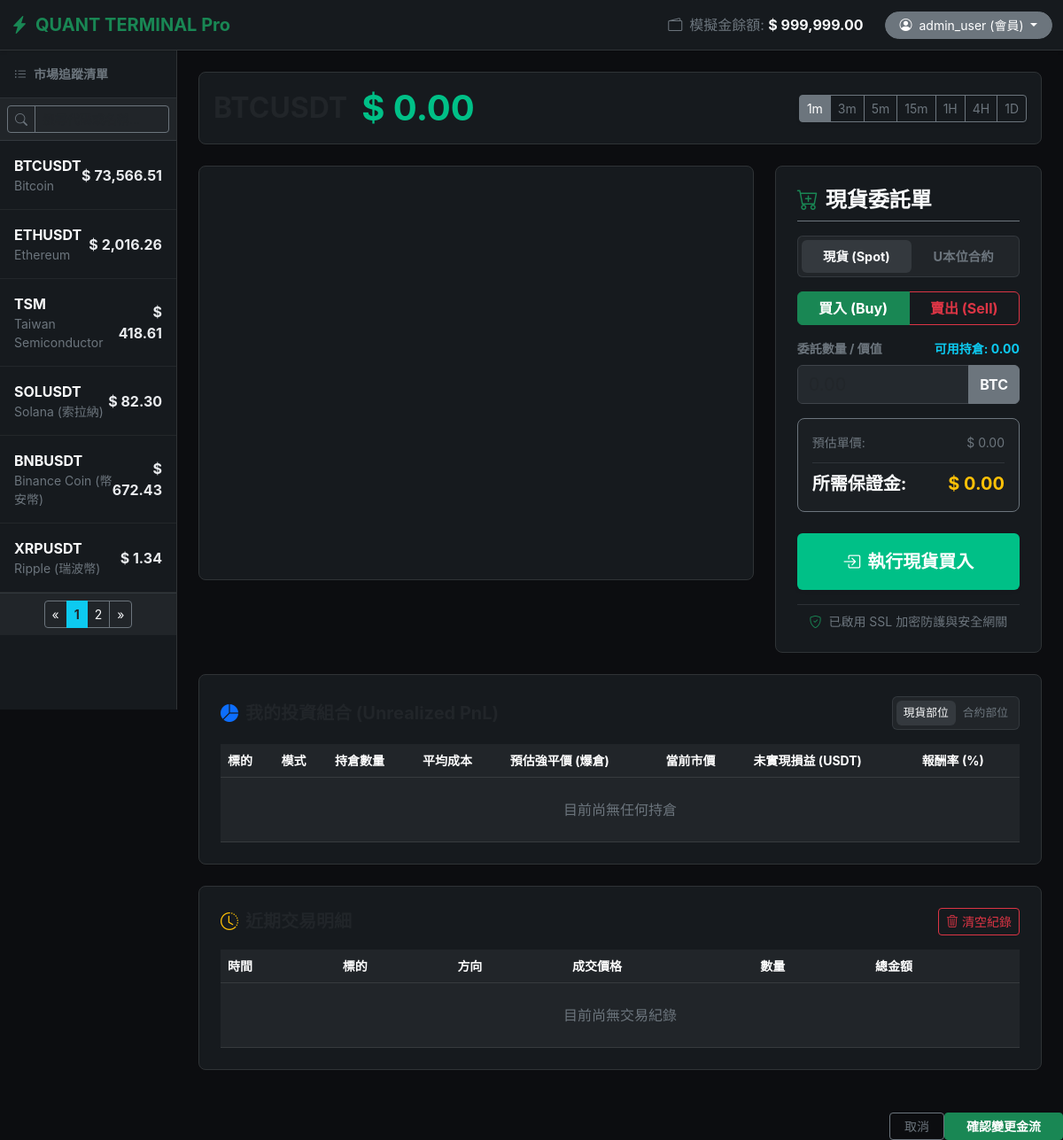
Page /index (signed in) on the committed database.
### tables this page shows
CREATE TABLE IF NOT EXISTS `Users` (
    `user_id` INT AUTO_INCREMENT PRIMARY KEY,
    `username` VARCHAR(50) NOT NULL UNIQUE,
    `email` VARCHAR(100) NOT NULL UNIQUE,
    `password` VARCHAR(255) NOT NULL,
    `role` ENUM('admin', 'member', 'guest') DEFAULT 'member',
    `balance` DECIMAL(18, 4) DEFAULT 100000.0000,
    `status` ENUM('active', 'suspended') DEFAULT 'active',
    `created_at` TIMESTAMP DEFAULT CURRENT_TIMESTAMP,
    `updated_at` TIMESTAMP DEFAULT CURRENT_TIMESTAMP ON UPDATE CURRENT_TIMESTAMP
);

CREATE TABLE IF NOT EXISTS `Assets` (
    `asset_id` INT AUTO_INCREMENT PRIMARY KEY,
    `symbol` VARCHAR(20) NOT NULL UNIQUE,
    `name` VARCHAR(100) NOT NULL,
    `current_price` DECIMAL(18, 8) NOT NULL DEFAULT 0.00000000,
    `status` ENUM('trading', 'delisted') DEFAULT 'trading',
    `last_updated` TIMESTAMP DEFAULT CURRENT_TIMESTAMP ON UPDATE CURRENT_TIMESTAMP
);

### index.php (the view, shortened to what this page needs)
<?php
$current_user_id = $_SESSION['user_id'];
try {
    $pdo = new PDO("mysql:host=$db_host;dbname=$db_name;charset=utf8mb4", $db_user, $db_pass);
    $pdo->setAttribute(PDO::ATTR_ERRMODE, PDO::ERRMODE_EXCEPTION);
} catch (PDOException $e) {
    die("資料庫連線失敗: " . $e->getMessage());
}
$stmt = $pdo->prepare("SELECT * FROM Users WHERE user_id = ?");
$stmt->execute([$current_user_id]);
$userInfo = $stmt->fetch(PDO::FETCH_ASSOC);
$search_keyword = isset($_GET['search']) ? trim($_GET['search']) : '';
$current_page = isset($_GET['page']) ? max(1, (int)$_GET['page']) : 1;
$items_per_page = 6;
$where_sql = "WHERE status = 'trading'";
$params = [];
$count_stmt = $pdo->prepare("SELECT COUNT(*) FROM Assets $where_sql");
$count_stmt->execute($params);
$total_assets = $count_stmt->fetchColumn();
$total_pages = ceil($total_assets / $items_per_page);
$offset = ($current_page - 1) * $items_per_page;
$assets_sql = "SELECT asset_id, symbol, name, current_price FROM Assets $where_sql ORDER BY asset_id ASC LIMIT $items_per_page OFFSET $offset";
$stmt = $pdo->prepare($assets_sql);
$stmt->execute($params);
$available_assets = $stmt->fetchAll(PDO::FETCH_ASSOC);
$stmt = $pdo->prepare("
    SELECT T.*, A.symbol
    FROM Transactions T
    JOIN Assets A ON T.asset_id = A.asset_id
    WHERE T.user_id = ?
    ORDER BY T.created_at DESC
    LIMIT 20
");
$stmt->execute([$current_user_id]);
$transactions = $stmt->fetchAll(PDO::FETCH_ASSOC);
$stmt = $pdo->prepare("
    SELECT P.asset_id, P.total_amount, P.avg_cost, P.trade_mode, P.liquidation_price, P.tp_price, P.sl_price, A.symbol, A.name, A.current_price
    FROM Portfolios P
    JOIN Assets A ON P.asset_id = A.asset_id
    WHERE P.user_id = ? AND P.total_amount > 0
");
$stmt->execute([$current_user_id]);
$active_portfolios = $stmt->fetchAll(PDO::FETCH_ASSOC);
?>
<!DOCTYPE html>
<html lang="zh-TW">
<head>
    <link href="https://cdn.jsdelivr.net/npm/bootstrap@5.3.0/dist/css/bootstrap.min.css" rel="stylesheet">
    <link href="https://cdn.jsdelivr.net/npm/bootstrap@5.3.0/dist/css/bootstrap.min.css" rel="stylesheet">
    <link rel="stylesheet" href="https://cdn.jsdelivr.net/npm/bootstrap-icons@1.11.0/font/bootstrap-icons.css">
</head>
<body>
    <nav class="navbar navbar-dark sticky-top shadow-sm py-2">
        <div class="container-fluid">
            <div class="d-flex align-items-center">
                <a class="navbar-brand d-flex align-items-center fw-bold text-success m-0" href="#">
                    <i class="bi bi-lightning-charge-fill me-2"></i> QUANT TERMINAL Pro
                </a>
            </div>
            <div class="d-flex align-items-center">
                <span class="me-4 text-secondary"><i class="bi bi-wallet2 me-2"></i>模擬金餘額: <strong class="text-light">$ <?= number_format($userInfo['balance'], 2) ?></strong></span>
                <div class="dropdown">
                    <button class="btn btn-secondary btn-sm dropdown-toggle rounded-pill px-3" type="button" data-bs-toggle="dropdown" aria-expanded="false">
                        <i class="bi bi-person-circle me-1"></i> <?= htmlspecialchars($userInfo['username']) ?> (會員)
                    </button>
                </div>
            </div>
        </div>
    </nav>
    <div class="container-fluid">
        <div class="row">
    <div class="col-md-3 col-lg-2 sidebar p-0">
    <div class="p-3 text-secondary small fw-bold border-bottom border-secondary border-opacity-25 d-flex justify-content-between align-items-center">
        <span><i class="bi bi-list-ul me-2"></i>市場追蹤清單</span>
    </div>
    <div class="p-2 border-bottom border-secondary border-opacity-25 bg-dark">
        <form method="GET" action="index" class="m-0">
            <div class="input-group input-group-sm">
                <span class="input-group-text bg-transparent border-secondary text-secondary"><i class="bi bi-search"></i></span>
                <input type="text" class="form-control bg-transparent border-secondary text-light" name="search" placeholder="搜尋代碼或名稱..." value="<?= htmlspecialchars($search_keyword) ?>">
            </div>
        </form>
    </div>
    <div class="list-group list-group-flush" id="asset-list">
        <?php if (empty($available_assets)): ?>
            <div class="p-4 text-center text-secondary small">
                <i class="bi bi-search d-block mb-2 fs-4 opacity-50"></i>
                找不到符合「<?= htmlspecialchars($search_keyword) ?>」的標的
            </div>
        <?php else: ?>
            <?php foreach ($available_assets as $asset): ?>
                <div class="asset-item p-3 d-flex justify-content-between align-items-center"
                     id="asset-<?= $asset['asset_id'] ?>"
                     data-id="<?= $asset['asset_id'] ?>"
                     data-symbol="<?= strtolower($asset['symbol']) ?>"
                     data-name="<?= $asset['name'] ?>"
                     onclick="selectAsset(<?= $asset['asset_id'] ?>)">
                    <div>
                        <div class="fw-bold text-light"><?= htmlspecialchars($asset['symbol']) ?></div>
                        <div class="text-secondary small"><?= htmlspecialchars($asset['name']) ?></div>
                    </div>
                    <div class="text-end">
                        <div class="fw-bold id-price" id="price-val-<?= $asset['asset_id'] ?>">$ <?= number_format($asset['current_price'], 2) ?></div>
                    </div>
                </div>
            <?php endforeach; ?>
        <?php endif; ?>
    </div>
    <?php if ($total_pages > 1): ?>
        <div class="p-2 border-top border-secondary border-opacity-25 bg-dark">
            <nav aria-label="Assets page navigation">
                <ul class="pagination pagination-sm justify-content-center m-0" data-bs-theme="dark">
                    <li class="page-item <?= ($current_page <= 1) ? 'disabled' : '' ?>">
                        <a class="page-link bg-transparent border-secondary text-light" href="?page=<?= $current_page - 1 ?>&search=<?= urlencode($search_keyword) ?>">«</a>
                    </li>
                    <?php for ($i = 1; $i <= $total_pages; $i++): ?>
                        <li class="page-item <?= ($i === $current_page) ? 'active' : '' ?>">
                            <a class="page-link <?= ($i === $current_page) ? 'bg-info border-info text-dark fw-bold' : 'bg-transparent border-secondary text-light' ?>"
                               href="?page=<?= $i ?>&search=<?= urlencode($search_keyword) ?>"><?= $i ?></a>
                        </li>
                    <?php endfor; ?>
                    <li class="page-item <?= ($current_page >= $total_pages) ? 'disabled' : '' ?>">
                        <a class="page-link bg-transparent border-secondary text-light" href="?page=<?= $current_page + 1 ?>&search=<?= urlencode($search_keyword) ?>">»</a>
                    </li>
                </ul>
            </nav>
        </div>
    <?php endif; ?>
</div>
            <div class="col-md-9 col-lg-10 p-4">
                <div class="card p-3 mb-4">
                    <div class="d-flex align-items-center justify-content-between flex-wrap">
                        <div class="d-flex align-items-center">
                            <h2 class="mb-0 fw-bold me-3" id="active-asset">BTCUSDT</h2>
                            <h1 class="mb-0 fw-bold price-up me-4" id="active-price">$ 0.00</h1>
                        </div>
                        <div class="btn-group btn-group-sm shadow-sm" role="group" id="timeframe-buttons">
                            <button type="button" class="btn btn-outline-secondary active timeframe-btn" onclick="changeTimeframe('1m')">1m</button>
                            <button type="button" class="btn btn-outline-secondary timeframe-btn" onclick="changeTimeframe('3m')">3m</button> <button type="button" class="btn btn-outline-secondary timeframe-btn" onclick="changeTimeframe('5m')">5m</button> <button type="button" class="btn btn-outline-secondary timeframe-btn" onclick="changeTimeframe('15m')">15m</button>
                            <button type="button" class="btn btn-outline-secondary timeframe-btn" onclick="changeTimeframe('1h')">1H</button>
                            <button type="button" class="btn btn-outline-secondary timeframe-btn" onclick="changeTimeframe('4h')">4H</button>
                            <button type="button" class="btn btn-outline-secondary timeframe-btn" onclick="changeTimeframe('1d')">1D</button>
                        </div>
                    </div>
                </div>
                <div class="row">
                    <div class="col-xl-8 mb-4">
                        <div class="card p-2">
                            <div class="position-relative">
                                <div id="tvchart"></div>
                            </div>
                        </div>
                    </div>
                    <div class="col-xl-4 mb-4">
                        <div class="card p-4 h-100 d-flex flex-column justify-content-between">
    <div>
        <h4 class="fw-bold text-light border-bottom border-secondary pb-2 mb-3"><i class="bi bi-cart-plus me-2 text-success"></i>現貨委託單</h4>
        <form method="POST" action="" id="trade-form">
            <ul class="nav nav-pills nav-fill mb-3 bg-dark p-1 rounded border border-secondary border-opacity-25" style="font-size: 0.9rem;">
                <li class="nav-item">
                    <a class="nav-link active fw-bold text-light bg-secondary bg-opacity-25" id="tab-spot" href="#" onclick="switchTradeMode('spot', event)">現貨 (Spot)</a>
                </li>
                <li class="nav-item">
                    <a class="nav-link fw-bold text-secondary" id="tab-futures" href="#" onclick="switchTradeMode('futures', event)">U本位合約</a>
                </li>
            </ul>
            <div class="btn-group w-100 mb-3" role="group">
                <label class="btn btn-outline-success fw-bold" for="btn-buy-tab">買入 (Buy)</label>
                <label class="btn btn-outline-danger fw-bold" for="btn-sell-tab">賣出 (Sell)</label>
            </div>
            <div class="mb-3">
                <label class="form-label text-secondary small fw-bold d-flex justify-content-between">
                    <span>委託數量 / 價值</span>
                    <span id="holding-hint" class="text-info" style="cursor: pointer;" onclick="fillMaxAmount()">可用持倉: 0.00</span>
                </label>
                <div class="input-group">
                    <input type="number" step="0.000001" min="0.000001" class="form-control trading-input fs-5" id="ui-trade-input" placeholder="0.00" oninput="calculateTotal()" required>
                    <button class="btn btn-secondary fw-bold border-secondary text-light" type="button" id="unit-toggle-btn" onclick="toggleInputUnit()">BTC</button>
                </div>
            </div>
            <div class="card bg-dark bg-opacity-50 border-secondary p-3 mb-4">
                <div class="d-flex justify-content-between small text-secondary mb-1">
                    <span>預估單價:</span>
                    <span id="est-price">$ 0.00</span>
                </div>
                <div class="d-flex justify-content-between fw-bold fs-5 text-light border-top border-secondary border-opacity-25 pt-2 mt-2">
                    <span id="est-label-text">所需保證金:</span>
                    <span class="text-warning" id="est-total">$ 0.00</span>
                </div>
            </div>
            <button type="submit" class="btn btn-buy w-100 py-3 fs-5 shadow-sm" id="submit-btn"><i class="bi bi-box-arrow-in-right me-2"></i>執行現貨買入</button>
        </form>
    </div>
    <div class="text-secondary small text-center mt-3 border-top border-secondary border-opacity-25 pt-2">
        <i class="bi bi-shield-check me-1 text-success"></i> 已啟用 SSL 加密防護與安全網關
    </div>
</div> </div> </div> <div class="card p-4 mb-4">
        <div class="d-flex justify-content-between align-items-center mb-3">
            <h5 class="fw-bold mb-0"><i class="bi bi-pie-chart-fill me-2 text-primary"></i>我的投資組合 (Unrealized PnL)</h5>
            <ul class="nav nav-pills bg-dark p-1 rounded border border-secondary border-opacity-25" style="font-size: 0.8rem;">
                <li class="nav-item"><a class="nav-link active py-1 px-2 text-light bg-secondary bg-opacity-25" id="pnl-tab-spot" href="#" onclick="filterPnlTable('spot', event)">現貨部位</a></li>
                <li class="nav-item"><a class="nav-link text-secondary py-1 px-2" id="pnl-tab-futures" href="#" onclick="filterPnlTable('futures', event)">合約部位</a></li>
            </ul>
        </div>
        <div class="table-responsive">
            <table class="table table-dark table-hover align-middle mb-0">
                <thead class="text-secondary small">
                    <tr>
                        <th>標的</th>
                        <th>模式</th>
                        <th>持倉數量</th>
                        <th>平均成本</th>
                        <th>預估強平價 (爆倉)</th> <th>當前市價</th>
                        <th>未實現損益 (USDT)</th>
                        <th>報酬率 (%)</th>
                    </tr>
                </thead>
                <tbody>
                    <?php if(empty($active_portfolios)): ?>
                        <tr><td colspan="8" class="text-center text-secondary py-4">目前尚無任何持倉</td></tr>
                    <?php endif; ?>
                </tbody>
            </table>
        </div>
    </div>
    <div class="card p-4 mb-4">
    <div class="d-flex justify-content-between align-items-center mb-3">
        <h5 class="fw-bold mb-0"><i class="bi bi-clock-history me-2 text-warning"></i>近期交易明細</h5>
        <form method="POST" action="" onsubmit="return confirm('⚠️ 警告：確定要清空所有交易紀錄嗎？\n\n此動作無法復原，但不會影響你目前的餘額與持倉。');">
            <button type="submit" class="btn btn-sm btn-outline-danger">
                <i class="bi bi-trash3 me-1"></i>清空紀錄
            </button>
        </form>
    </div>
    <div class="table-responsive">
        <table class="table table-dark table-hover align-middle mb-0">
            <thead class="text-secondary small">
                <tr>
                    <th>時間</th>
                    <th>標的</th>
                    <th>方向</th>
                    <th>成交價格</th>
                    <th>數量</th>
                    <th>總金額</th>
                </tr>
            </thead>
            <tbody>
                <?php if(empty($transactions)): ?>
                    <tr><td colspan="6" class="text-center text-secondary py-4">目前尚無交易紀錄</td></tr>
                <?php endif; ?>
            </tbody>
        </table>
    </div>
</div>
            </div> </div> </div>
                <div class="modal-footer border-secondary border-opacity-50">
                    <button type="button" class="btn btn-sm btn-outline-secondary px-3" data-bs-dismiss="modal">取消</button>
                    <button type="submit" class="btn btn-sm btn-success fw-bold px-4">確認變更金流</button>
                </div>
</body>
</html>

### index.php (style rules this page uses)
input[type="number"] { -moz-appearance: textfield; }
body { background-color: #0c0d10; color: #eaecef; font-family: -apple-system, BlinkMacSystemFont, "Segoe UI", Roboto, sans-serif; }
.navbar { background-color: #161a1e !important; border-bottom: 1px solid #2f3336; }
.sidebar { background-color: #161a1e; border-right: 1px solid #2f3336; height: calc(100vh - 56px); position: sticky; top: 56px; overflow-y: auto; }
.asset-item { cursor: pointer; transition: all 0.2s; border-bottom: 1px solid #23272a; }
.card { background-color: #161a1e; border: 1px solid #2f3336; border-radius: 8px; }
.trading-input { background-color: #24292e !important; border: 1px solid #3f444a !important; color: white !important; }
#tvchart { height: 450px; width: 100%; background-color: #161a1e; }
.price-up { color: #00c087 !important; }
.btn-buy { background-color: #00c087; color: white; font-weight: bold; }

### rows in the picture
users: balance "999,999.00", username "admin_user"
assets: symbol "BTCUSDT", name "Bitcoin", current_price "73,566.51"
assets: symbol "ETHUSDT", name "Ethereum", current_price "2,016.26"
assets: symbol "TSM", name "Taiwan Semiconductor", current_price "418.61"
assets: symbol "SOLUSDT", name "Solana (索拉納)", current_price "82.30"
assets: symbol "BNBUSDT", name "Binance Coin (幣安幣)", current_price "672.43"
assets: symbol "XRPUSDT", name "Ripple (瑞波幣)", current_price "1.34"
